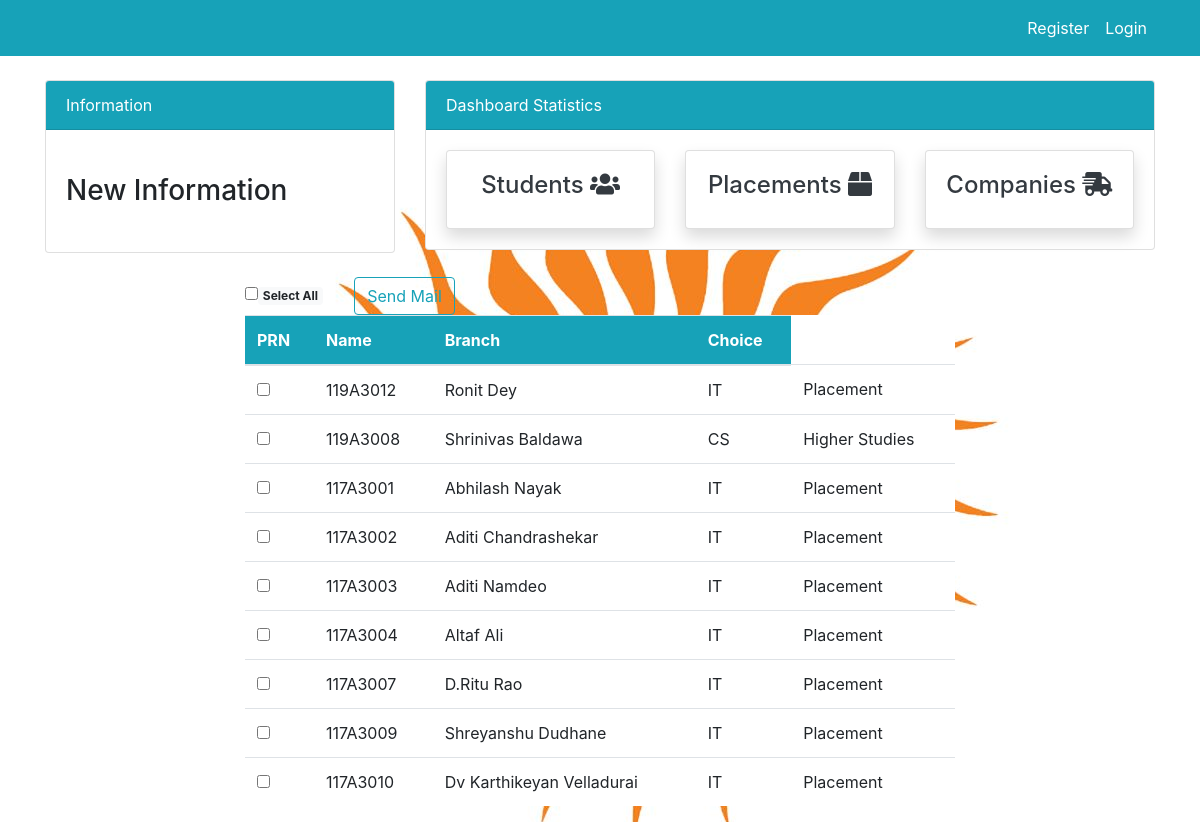
The app's page /search/ with its own data.
### dashboard/models.py (models this page shows, shortened)
class Students(models.Model):
    prn = models.CharField(max_length=10, null=True)
    name = models.CharField(max_length=100, null=True)
    branch = models.CharField(max_length=5, choices=CATEGORY1, null=True)
    dob = models.DateField(null=True)
    email_id1 = models.CharField(max_length=100, null=True)
    email_id2 = models.CharField(max_length=100, null=True, blank=True)
    phone1 = models.IntegerField(null=True, blank=False)
    phone2 = models.IntegerField(null=True,blank=True)
    address = models.CharField(max_length=1000, null=True)
    tenth_board = models.CharField(max_length=15, null=True)
    tenth_perc = models.FloatField(null=True)
    tenth_year = models.IntegerField(null=True)
    twelth_board = models.CharField(max_length=15, null=True)
    twelth_perc = models.FloatField(null=True)
    twelth_year = models.IntegerField(null=True)
    diploma_board = models.CharField(max_length=15, null=True, blank=True)
    diploma_perc = models.FloatField(null=True, blank=True)
    diploma_year = models.FloatField(null=True, blank=True)
    sem1 = models.FloatField(null=True, blank=True)
    sem2 = models.FloatField(null=True, blank=True)
    sem3 = models.FloatField(null=True, blank=False)
    sem4 = models.FloatField(null=True, blank=False)
    sem5 = models.FloatField(null=True, blank=False)
    sem6 = models.FloatField(null=True, blank=False)
    cgpi = models.FloatField(null=True, blank=False)
    perc = models.FloatField(null=True, blank=False)
    live_kts = models.IntegerField(null=True, blank=True)
    dead_kts = models.IntegerField(null=True, blank=True)
    choice = models.CharField(max_length=15, choices=CATEGORY2, null=True)

### dashboard/views.py (the view)
# urls.py: path("search/", views.SearchResultsView.as_view(), name="search"),
class SearchResultsView(ListView):
    model = Students
    template_name = 'dashboard/search.html'
    def get_queryset(self):  # new
        query_name = self.request.GET.get("name")
        query_branch = self.request.GET.getlist("branch")
        query_cgpi = self.request.GET.get("cgpi")
        query_kt = self.request.GET.get("kt")
        query_choice = self.request.GET.get("choice")
        object_list = Students.objects.all()
        print(query_branch)
        if query_name:
            object_list = object_list.filter(Q(name__icontains=query_name))
        if query_branch:
            object_list = object_list.filter(Q(branch__icontains=query_branch[0]))
            length = len(query_branch)
            if length>1:
                for i in range(1,length):
                    object_list = object_list | object_list.filter(Q(branch__icontains=query_branch[i]))
        if query_cgpi:
            object_list = object_list.filter(Q(cgpi__range=(query_cgpi,10)))
        if query_kt:
            object_list = object_list.filter(Q(live_kts__range=(0,query_kt)))
        if query_choice:
            object_list = object_list.filter(Q(choice__icontains=query_choice))
        return object_list

### templates/dashboard/search.html (shortened to what this page needs)
{% extends 'partials/base.html' %}
{% load crispy_forms_tags %}
{% block content %}
{% include 'partials/topside.html' %}
<div class="col-md-8 mx-auto mt-4">
    <form action="sendMail/" method="POST">{% csrf_token %}
    <input type="checkbox" onClick="toggle(this)"/><span class="badge badge-light"> Select All </span>&nbsp;&nbsp;&nbsp;&nbsp;&nbsp;&nbsp;
    <button onclick="sendMail()" class="btn btn-outline-info">Send Mail</button>
    <table class="table bg-white">
        <thead class="bg-info text-white">
            <tr>
                <th scope="col">PRN</th>
                <th scope="col">Name</th>
                <th scope="col">Branch</th>
                <th scope="col">Choice</th>
            </tr>
        </thead>
        <tbody>
            {% for student in object_list %}
                <tr>
                    <td><input type="checkbox" name="check" id="checkvalue" value='{{student.email_id1}}' aria-label="Checkbox for following text input"></td>
                    <td>{{ student.prn }}</td>
                    <td>{{ student.name }}</td>
                    <td>{{ student.branch }}</td>
                    <td>{{ student.choice }}</td>
                </tr>
            {% endfor %}
        </tbody>
    </table>
    </form>
</div>
<link rel="stylesheet" href="https://cdnjs.cloudflare.com/ajax/libs/select2/4.0.12/css/select2.min.css" />
{% endblock %}

### templates/partials/base.html (shortened to what this page needs)
{% load static %}
<!doctype html>
<html lang="en">
<head>
    <link rel="stylesheet" href="https://cdn.jsdelivr.net/npm/bootstrap@4.6.0/dist/css/bootstrap.min.css"
>
    <link rel="stylesheet" href="https://use.fontawesome.com/releases/v5.15.2/css/all.css"
>
    <link rel="stylesheet" href="{% static 'style.css' %}">
</head>
<body>
    {% include 'partials/nav.html' %}
    <div class="container">
        {% block content %}
        {% endblock %}
    </div>
</body>
</html>

### templates/partials/nav.html (shortened to what this page needs)
<nav class="navbar navbar-expand-lg navbar-info bg-info">
    <div class="container">
        {% if user.is_authenticated %}
        <div class="collapse navbar-collapse" id="navbarSupportedContent">
            <ul class="navbar-nav mr-auto">
                <li class="nav-item active">
                    <a class="nav-link text-white" href="{% url 'dashboard-index' %}">Dashboard <span
                            class="sr-only">(current)</span></a>
                </li>
            </ul>
            <ul class="navbar-nav ml-auto">
                <li class="nav-item active">
                    <a class="nav-link text-white" href="{% url 'user-profile' %}">{{ user.username }} Profile
                        <span class="sr-only">(current)</span></a>
                </li>
                <li class="nav-item">
                    <a class="nav-link text-white" href="{% url 'user-logout' %}">Logout</a>
                </li>
                {% if user.username == 'tpogst' %}
                <li>
                    <a href="{% url 'dashboard-bulletin' %}"><button type="button" class="btn text-white">Bulletin Board</button></a>
                </li>
                {% endif %}
            </ul>
            {% else %}
            <ul class="navbar-nav ml-auto">
                <li class="nav-item active">
                    <a class="nav-link text-white" href="{% url 'user-register' %}">Register </a>
                </li>
                <li class="nav-item">
                    <a class="nav-link text-white" href="{% url 'user-login' %}">Login</a>
                </li>
            </ul>
            {% endif %}
        </div>
</nav>

### templates/partials/topside.html (shortened to what this page needs)
<div class="row">
    <div class="col-md-4 mt-4">
        <div class="card">
            <div class="card-header bg-info text-white">
                Information
            </div>
            <div class="card-body">
                <marquee behavior="" direction="">
                    <h3 class="my-4">New Information</h3>
                </marquee>
            </div>
        </div>
    </div>
    <div class="col-md-8 mt-4">
        <div class="card">
            <div class="card-header bg-info text-white">
                Dashboard Statistics
            </div>
            <div class="card-body">
                <div class="row">
                    <div class="col-md-4">
                        <a class="text-decoration-none text-dark" href="{% url 'dashboard-students' %}">
                            <div class="card my-card shadow">
                                <div class="card-body text-center">
                                    <h4>Students <i class="fas fa-users"></i></h4>
                                </div>
                            </div>
                        </a>
                    </div>
                    <div class="col-md-4">
                        <a class="text-decoration-none text-dark" href="{% url 'dashboard-placements' %}">
                            <div class="card my-card shadow">
                                <div class="card-body text-center">
                                    <h4>Placements <i class="fas fa-box"></i></h4>
                                </div>
                            </div>
                        </a>
                    </div>
                    <div class="col-md-4">
                        <a class="text-decoration-none text-dark" href="{% url 'dashboard-companies' %}">
                            <div class="card my-card shadow">
                                <div class="card-body text-center">
                                    <h4>Companies <i class="fas fa-shipping-fast"></i></h4>
                                </div>
                            </div>
                        </a>
                    </div>
                </div>
            </div>
        </div>
    </div>
</div>

### static/style.css (style rules this page uses)
body { background-image: url('../media/Logo.jpeg'); }

### records on screen
Students: prn "119A3012", name "Ronit Dey", branch "IT", choice "Placement"
Students: prn "119A3008", name "Shrinivas Baldawa", branch "CS", choice "Higher Studies"
Students: prn "117A3001", name "Abhilash Nayak", branch "IT", choice "Placement"
Students: prn "117A3002", name "Aditi Chandrashekar", branch "IT", choice "Placement"
Students: prn "117A3003", name "Aditi Namdeo", branch "IT", choice "Placement"
Students: prn "117A3004", name "Altaf Ali", branch "IT", choice "Placement"
Students: prn "117A3007", name "D.Ritu Rao", branch "IT", choice "Placement"
Students: prn "117A3009", name "Shreyanshu Dudhane", branch "IT", choice "Placement"
Students: prn "117A3010", name "Dv Karthikeyan Velladurai", branch "IT", choice "Placement"
